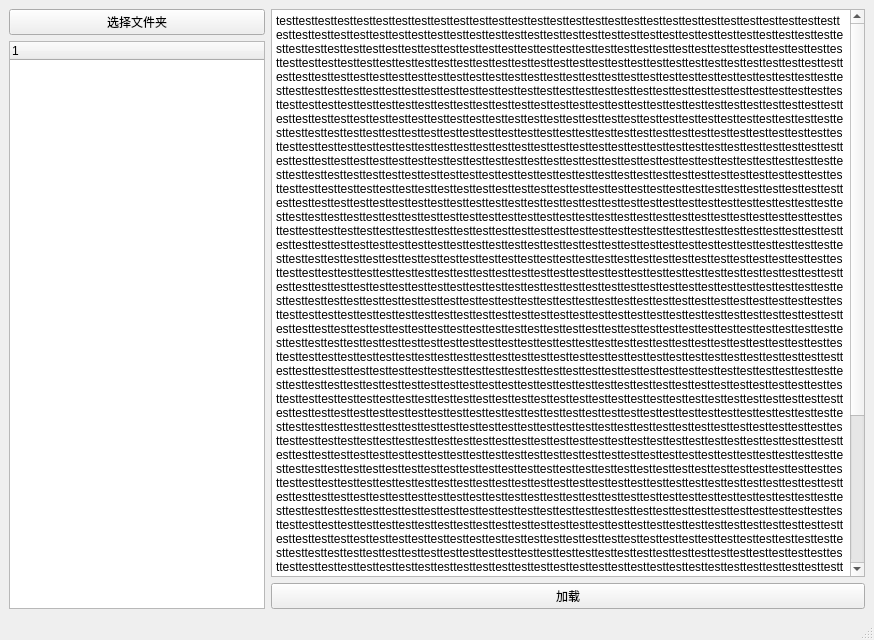
<?xml version="1.0" encoding="UTF-8"?>
<ui version="4.0">
 <class>MainWindow</class>
 <widget class="QMainWindow" name="MainWindow">
  <property name="geometry">
   <rect>
    <x>0</x>
    <y>0</y>
    <width>874</width>
    <height>640</height>
   </rect>
  </property>
  <property name="windowTitle">
   <string>MainWindow</string>
  </property>
  <widget class="QWidget" name="centralwidget">
   <layout class="QGridLayout" name="gridLayout" columnstretch="0,1">
    <item row="5" column="1">
     <widget class="QPushButton" name="pbt_load">
      <property name="text">
       <string>加载</string>
      </property>
     </widget>
    </item>
    <item row="0" column="1" rowspan="5">
     <widget class="QTextBrowser" name="textBrowser">
      <property name="html">
       <string>&lt;!DOCTYPE HTML PUBLIC &quot;-//W3C//DTD HTML 4.0//EN&quot; &quot;http://www.w3.org/TR/REC-html40/strict.dtd&quot;&gt;
&lt;html&gt;&lt;head&gt;&lt;meta name=&quot;qrichtext&quot; content=&quot;1&quot; /&gt;&lt;style type=&quot;text/css&quot;&gt;
p, li { white-space: pre-wrap; }
&lt;/style&gt;&lt;/head&gt;&lt;body style=&quot; font-family:'SimSun'; font-size:9pt; font-weight:400; font-style:normal;&quot;&gt;
&lt;p style=&quot; margin-top:0px; margin-bottom:0px; margin-left:0px; margin-right:0px; -qt-block-indent:0; text-indent:0px;&quot;&gt;testtesttesttesttesttesttesttesttesttesttesttesttesttesttesttesttesttesttesttesttesttesttesttesttesttesttesttesttesttesttesttesttesttesttesttesttesttesttesttesttesttesttesttesttesttesttesttesttesttesttesttesttesttesttesttesttesttesttesttesttesttesttesttesttesttesttesttesttesttesttesttesttesttesttesttesttesttesttesttesttesttesttesttesttesttesttesttesttesttesttesttesttesttesttesttesttesttesttesttesttesttesttesttesttesttesttesttesttesttesttesttesttesttesttesttesttesttesttesttesttesttesttesttesttesttesttesttesttesttesttesttesttesttesttesttesttesttesttesttesttesttesttesttesttesttesttesttesttesttesttesttesttesttesttesttesttesttesttesttesttesttesttesttesttesttesttesttesttesttesttesttesttesttesttesttesttesttesttesttesttesttesttesttesttesttesttesttesttesttesttesttesttesttesttesttesttesttesttesttesttesttesttesttesttesttesttesttesttesttesttesttesttesttesttesttesttesttesttesttesttesttesttesttesttesttesttesttesttesttesttesttesttesttesttesttesttesttesttesttesttesttesttesttesttesttesttesttesttesttesttesttesttesttesttesttesttesttesttesttesttesttesttesttesttesttesttesttesttesttesttesttesttesttesttesttesttesttesttesttesttesttesttesttesttesttesttesttesttesttesttesttesttesttesttesttesttesttesttesttesttesttesttesttesttesttesttesttesttesttesttesttesttesttesttesttesttesttesttesttesttesttesttesttesttesttesttesttesttesttesttesttesttesttesttesttesttesttesttesttesttesttesttesttesttesttesttesttesttesttesttesttesttesttesttesttesttesttesttesttesttesttesttesttesttesttesttesttesttesttesttesttesttesttesttesttesttesttesttesttesttesttesttesttesttesttesttesttesttesttesttesttesttesttesttesttesttesttesttesttesttesttesttesttesttesttesttesttesttesttesttesttesttesttesttesttesttesttesttesttesttesttesttesttesttesttesttesttesttesttesttesttesttesttesttesttesttesttesttesttesttesttesttesttesttesttesttesttesttesttesttesttesttesttesttesttesttesttesttesttesttesttesttesttesttesttesttesttesttesttesttesttesttesttesttesttesttesttesttesttesttesttesttesttesttesttesttesttesttesttesttesttesttesttesttesttesttesttesttesttesttesttesttesttesttesttesttesttesttesttesttesttesttesttesttesttesttesttesttesttesttesttesttesttesttesttesttesttesttesttesttesttesttesttesttesttesttesttesttesttesttesttesttesttesttesttesttesttesttesttesttesttesttesttesttesttesttesttesttesttesttesttesttesttesttesttesttesttesttesttesttesttesttesttesttesttesttesttesttesttesttesttesttesttesttesttesttesttesttesttesttesttesttesttesttesttesttesttesttesttesttesttesttesttesttesttesttesttesttesttesttesttesttesttesttesttesttesttesttesttesttesttesttesttesttesttesttesttesttesttesttesttesttesttesttesttesttesttesttesttesttesttesttesttesttesttesttesttesttesttesttesttesttesttesttesttesttesttesttesttesttesttesttesttesttesttesttesttesttesttesttesttesttesttesttesttesttesttesttesttesttesttesttesttesttesttesttesttesttesttesttesttesttesttesttesttesttesttesttesttesttesttesttesttesttesttesttesttesttesttesttesttesttesttesttesttesttesttesttesttesttesttesttesttesttesttesttesttesttesttesttesttesttesttesttesttesttesttesttesttesttesttesttesttesttesttesttesttesttesttesttesttesttesttesttesttesttesttesttesttesttesttesttesttesttesttesttesttesttesttesttesttesttesttesttesttesttesttesttesttesttesttesttesttesttesttesttesttesttesttesttesttesttesttesttesttesttesttesttesttesttesttesttesttesttesttesttesttesttesttesttesttesttesttesttesttesttesttesttesttesttesttesttesttesttesttesttesttesttesttesttesttesttesttesttesttesttesttesttesttesttesttesttesttesttesttesttesttesttesttesttesttesttesttesttesttesttesttesttesttesttesttesttesttesttesttesttesttesttesttesttesttesttesttesttesttesttesttesttesttesttesttesttesttesttesttesttesttesttesttesttesttesttesttesttesttesttesttesttesttesttesttesttesttesttesttesttesttesttesttesttesttesttesttesttesttesttesttesttesttesttesttesttesttesttesttesttesttesttesttesttesttesttesttesttesttesttesttesttesttesttesttesttesttesttesttesttesttesttesttesttesttesttesttesttesttesttesttesttesttesttesttesttesttesttesttesttesttesttesttesttesttesttesttesttesttesttesttesttesttesttesttesttesttesttesttesttesttesttesttesttesttesttesttesttesttesttesttesttesttesttesttesttesttesttesttesttesttesttesttesttesttesttesttesttesttesttesttesttesttesttesttesttesttesttesttesttesttesttesttesttesttesttesttesttesttesttesttesttesttesttesttesttesttesttesttesttesttesttesttesttesttesttesttesttesttesttesttesttesttesttesttesttesttesttesttesttesttesttesttesttesttesttesttesttesttesttesttesttesttesttesttesttesttesttesttesttesttesttesttesttesttesttesttesttesttesttesttesttesttesttesttesttesttesttesttesttesttesttesttesttesttesttesttesttesttesttesttesttesttesttesttesttesttesttesttesttesttesttesttesttesttesttesttesttesttesttesttesttesttesttesttesttesttesttesttesttesttesttesttesttesttesttesttesttesttesttesttesttesttesttesttesttesttesttesttesttesttesttesttesttesttesttesttesttesttesttesttesttesttesttesttesttesttesttesttesttesttesttesttesttesttesttesttesttesttesttesttesttesttesttesttesttesttesttesttesttesttesttesttesttesttesttesttesttesttesttesttesttesttesttesttesttesttesttesttesttesttesttesttesttesttesttesttesttesttesttesttesttesttesttesttesttesttesttesttesttesttesttesttesttesttesttesttesttesttesttesttesttesttesttesttesttesttesttesttesttesttesttesttesttesttesttesttesttesttesttesttesttesttesttesttesttesttesttesttesttesttesttesttesttesttesttesttesttesttesttesttesttesttesttesttesttesttesttesttesttesttesttesttesttesttesttesttesttesttesttesttesttesttesttesttesttesttesttesttesttesttesttesttesttesttesttesttesttesttesttesttesttesttesttesttesttesttesttesttesttesttesttesttesttesttesttesttesttesttesttesttesttesttesttesttesttesttesttesttesttesttesttesttesttesttesttesttesttesttesttesttesttesttesttesttesttesttesttesttesttesttesttesttesttesttesttesttesttesttesttesttesttesttesttesttesttesttesttesttesttesttesttesttesttesttesttesttesttesttesttesttesttesttesttesttesttesttesttesttesttesttesttesttesttesttesttesttesttesttesttesttesttesttesttesttesttesttesttesttesttesttesttesttesttesttesttesttesttesttesttesttesttesttesttesttesttesttesttesttesttesttesttesttesttesttesttesttesttesttesttesttesttesttesttesttesttesttesttesttesttesttesttesttesttesttesttesttesttesttesttesttesttesttesttesttesttesttesttesttesttesttesttesttesttesttesttesttesttesttesttesttesttesttesttesttesttesttesttesttesttesttesttesttesttesttesttesttesttesttesttesttesttesttesttesttesttesttesttesttesttesttesttesttesttesttesttesttesttesttesttesttesttesttesttesttesttesttesttesttesttesttesttesttesttesttesttesttesttesttesttesttesttesttesttesttesttesttesttesttesttesttesttesttesttesttesttesttesttest&lt;/p&gt;&lt;/body&gt;&lt;/html&gt;</string>
      </property>
     </widget>
    </item>
    <item row="0" column="0">
     <widget class="QPushButton" name="pbt_getPath">
      <property name="text">
       <string>选择文件夹</string>
      </property>
     </widget>
    </item>
    <item row="1" column="0" rowspan="5">
     <widget class="QTreeWidget" name="treeWidget">
      <column>
       <property name="text">
        <string notr="true">1</string>
       </property>
      </column>
     </widget>
    </item>
   </layout>
  </widget>
  <widget class="QStatusBar" name="statusbar"/>
 </widget>
 <resources/>
 <connections/>
</ui>
